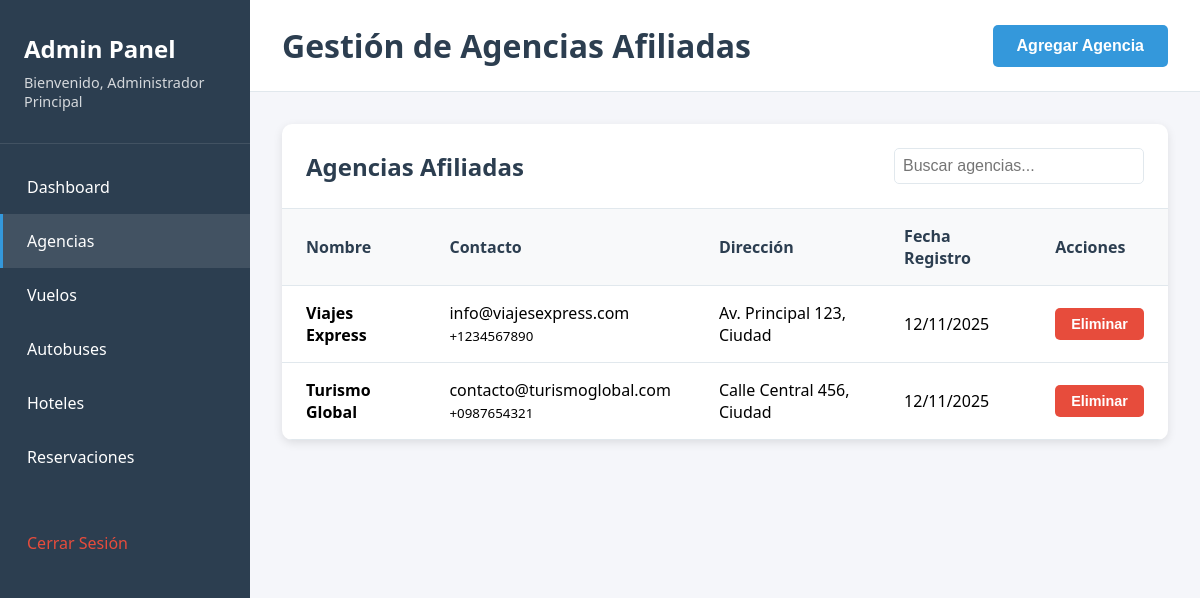
Screenshot of /admin/agencies.php (signed in) with the database file from the repository.
### tables this page shows
CREATE TABLE agencies (
    id INT AUTO_INCREMENT PRIMARY KEY,
    name VARCHAR(255) NOT NULL,
    email VARCHAR(255) NOT NULL,
    phone VARCHAR(20),
    address TEXT,
    created_at TIMESTAMP DEFAULT CURRENT_TIMESTAMP
);

### admin/agencies.php (the view, shortened to what this page needs)
<?php
include '../config/database.php';
$agencies = $conn->query("SELECT * FROM agencies");
?>
<!DOCTYPE html>
<html lang="es">
<head>
    <link rel="stylesheet" href="../css/admin.css">
</head>
<body>
    <div class="admin-container">
        <div class="sidebar">
            <div class="sidebar-header">
                <h2>Admin Panel</h2>
                <p>Bienvenido, <?php echo $_SESSION['admin_name']; ?></p>
            </div>
            <nav class="sidebar-nav">
                <a href="dashboard.php" class="nav-item">Dashboard</a>
                <a href="agencies.php" class="nav-item active">Agencias</a>
                <a href="flights.php" class="nav-item">Vuelos</a>
                <a href="buses.php" class="nav-item">Autobuses</a>
                <a href="hotels.php" class="nav-item">Hoteles</a>
                <a href="reservations.php" class="nav-item">Reservaciones</a>
                <a href="login.php?logout=true" class="nav-item logout">Cerrar Sesión</a>
            </nav>
        </div>
        <div class="main-content">
            <header class="content-header">
                <h1>Gestión de Agencias Afiliadas</h1>
                <div class="header-actions">
                    <button class="btn btn-primary" onclick="toggleForm()">Agregar Agencia</button>
                </div>
            </header>
            <div class="content">
                <div class="data-table">
                    <div class="table-header">
                        <h2>Agencias Afiliadas</h2>
                        <div class="table-actions">
                            <input type="text" id="search-agencies" placeholder="Buscar agencias..." class="table-filter" data-table="agencies-table">
                        </div>
                    </div>
                    <table id="agencies-table">
                        <thead>
                            <tr>
                                <th>Nombre</th>
                                <th>Contacto</th>
                                <th>Dirección</th>
                                <th>Fecha Registro</th>
                                <th>Acciones</th>
                            </tr>
                        </thead>
                        <tbody>
                            <?php while ($agency = $agencies->fetch_assoc()): ?>
                            <tr>
                                <td>
                                    <strong><?php echo htmlspecialchars($agency['name']); ?></strong>
                                </td>
                                <td>
                                    <?php echo htmlspecialchars($agency['email']); ?><br>
                                    <small><?php echo htmlspecialchars($agency['phone']); ?></small>
                                </td>
                                <td><?php echo htmlspecialchars($agency['address']); ?></td>
                                <td><?php echo date('d/m/Y', strtotime($agency['created_at'])); ?></td>
                                <td>
                                    <form method="POST" style="display: inline;">
                                        <button type="submit" name="delete_agency" class="btn btn-danger btn-sm" onclick="return confirm('¿Está seguro de eliminar esta agencia?')">Eliminar</button>
                                    </form>
                                </td>
                            </tr>
                            <?php endwhile; ?>
                        </tbody>
                    </table>
                </div>
            </div>
        </div>
    </div>
</body>
</html>

### css/admin.css (style rules this page uses)
:root { --primary: #2c3e50; --secondary: #3498db; --accent: #e74c3c; --light: #ecf0f1; --dark: #2c3e50; --success: #27ae60; --warning: #f39c12; --danger: #e74c3c; --sidebar-width: 250px; }
* { margin: 0; padding: 0; box-sizing: border-box; }
body { font-family: 'Segoe UI', Tahoma, Geneva, Verdana, sans-serif; background-color: #f5f6fa; }
.admin-container { display: flex; min-height: 100vh; }
.sidebar { width: var(--sidebar-width); background: var(--primary); color: white; position: fixed; height: 100vh; overflow-y: auto; }
.sidebar-header { padding: 2rem 1.5rem; border-bottom: 1px solid rgba(255,255,255,0.1); }
.sidebar-header h2 { margin-bottom: 0.5rem; }
.sidebar-header p { font-size: 0.9rem; opacity: 0.8; }
.sidebar-nav { padding: 1rem 0; }
.nav-item { display: block; padding: 1rem 1.5rem; color: white; text-decoration: none; transition: all 0.3s; border-left: 3px solid transparent; }
.nav-item:hover, .nav-item.active { background: rgba(255,255,255,0.1); border-left-color: var(--secondary); }
.nav-item.logout { color: var(--accent); margin-top: 2rem; }
.main-content { flex: 1; margin-left: var(--sidebar-width); }
.content-header { background: white; padding: 1.5rem 2rem; border-bottom: 1px solid #e1e8ed; display: flex; justify-content: space-between; align-items: center; }
.content-header h1 { color: var(--primary); }
.header-actions { display: flex; gap: 1rem; align-items: center; }
.content { padding: 2rem; }
.data-table { background: white; border-radius: 10px; box-shadow: 0 3px 10px rgba(0,0,0,0.1); overflow: hidden; }
.table-header { padding: 1.5rem; border-bottom: 1px solid #e1e8ed; display: flex; justify-content: space-between; align-items: center; }
.table-header h2 { color: var(--primary); }
.table-actions { display: flex; gap: 1rem; }
table { width: 100%; border-collapse: collapse; }
th, td { padding: 1rem 1.5rem; text-align: left; border-bottom: 1px solid #e1e8ed; }
th { background: #f8f9fa; font-weight: 600; color: var(--primary); }
input, select, textarea { width: 100%; padding: 0.75rem; border: 2px solid #e1e8ed; border-radius: 5px; font-size: 1rem; transition: border-color 0.3s; }
.btn { display: inline-block; padding: 0.75rem 1.5rem; border: none; border-radius: 5px; font-size: 1rem; font-weight: 600; cursor: pointer; text-decoration: none; transition: all 0.3s; }
.btn-primary { background: var(--secondary); color: white; }
.btn-danger { background: var(--danger); color: white; }
.btn-sm { padding: 0.5rem 1rem; font-size: 0.9rem; }
.data-table { position: relative; }
.table-filter { padding: 0.5rem; border: 1px solid #e1e8ed; border-radius: 5px; width: 250px; }

### rows the page displays
agencies: name "Viajes Express", email "info@viajesexpress.com", phone "+1234567890", address "Av. Principal 123, Ciudad", created_at "12/11/2025"
agencies: name "Turismo Global", email "contacto@turismoglobal.com", phone "+0987654321", address "Calle Central 456, Ciudad", created_at "12/11/2025"

### other values shown
$_SESSION['admin_name'] "Administrador Principal"
